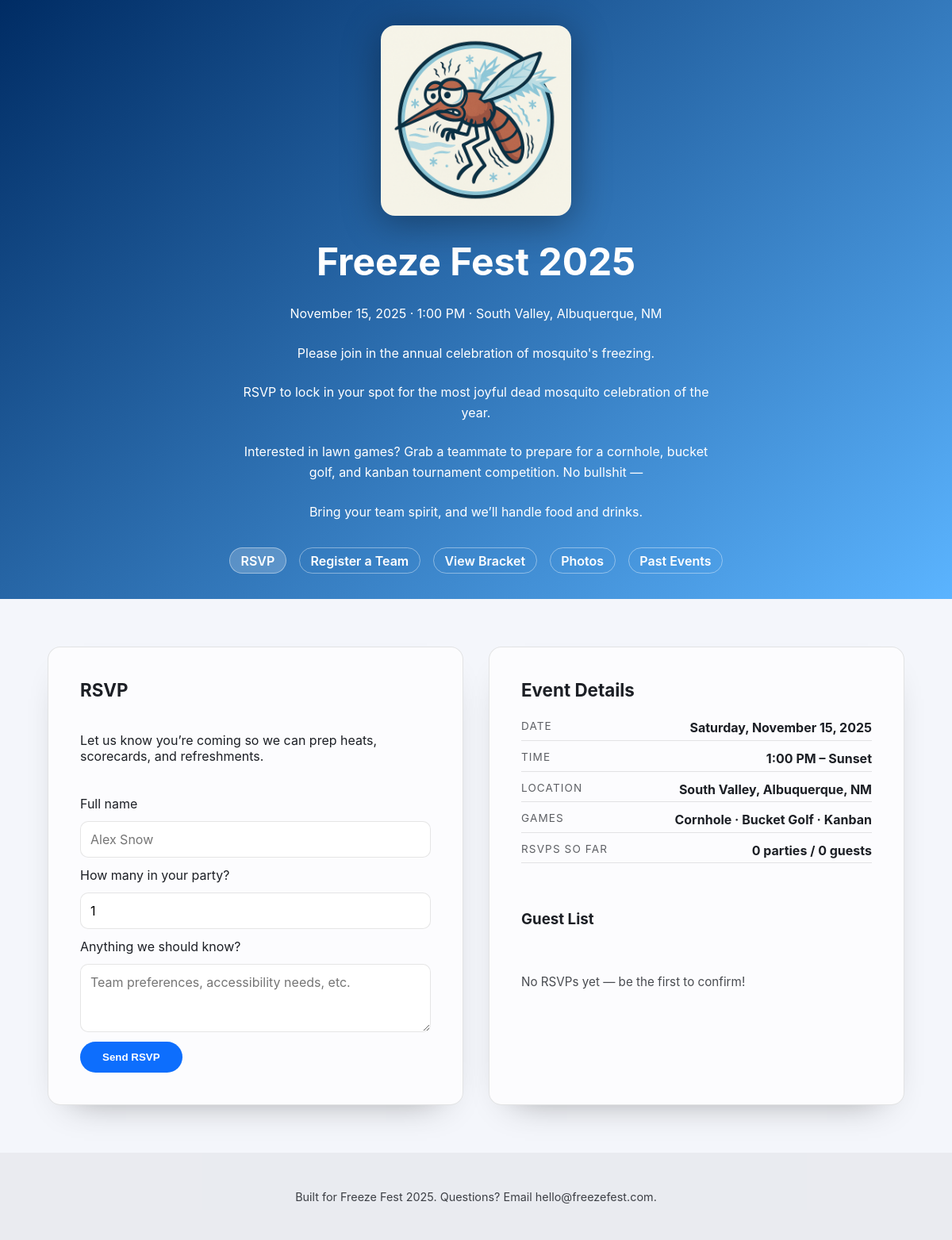
The page / on the database its author committed.
### app/database.py (models this page shows)
class Event(SQLModel, table=True):
    id: int | None = Field(default=None, primary_key=True)
    name: str = Field(nullable=False)
    slug: str = Field(nullable=False, unique=True, index=True)
    description: str | None = Field(default=None)
    location: str | None = Field(default=None)
    event_date: date = Field(nullable=False)
    games: str = Field(default="Cornhole, Bucket Golf, Kanban", nullable=False)
    winners: str | None = Field(default=None)
    created_at: datetime = Field(default_factory=datetime.utcnow, nullable=False)

### app/routes.py (the view)
@router.get("/", response_class=HTMLResponse, name="index")
async def index(request: Request, session: Session = Depends(get_session)):
    success = request.query_params.get("rsvp") == "saved"
    context = _home_context(session, rsvp_success=success)
    context["request"] = request
    return templates.TemplateResponse("index.html", context)

### app/templates/index.html (shortened to what this page needs)
<!doctype html>
<html lang="en">
  <head>
    <link rel="stylesheet" href="{{ request.url_for('static', path='css/style.css') }}">
  </head>
  <body>
    <header class="page-header">
      <div class="page-header__inner">
        <div class="site-logo" role="presentation">
          <img src="{{ request.url_for('static', path='img/freezefest.png') }}" alt="Freeze Fest mascot: a cartoon mosquito freezing inside a circle" loading="lazy" />
        </div>
        <h1>{{ event.name }}</h1>
        <p class="page-subtitle">
          November 15, 2025 · 1:00 PM · {{ event.location }}
        </p>
        <p class="page-subtitle">
          Please join in the annual celebration of mosquito's freezing.
        </p>
        <p class="page-subtitle">
          RSVP to lock in your spot for the most joyful dead mosquito celebration of the year.
        </p>
        <p class="page-subtitle">
          Interested in lawn games? Grab a teammate to prepare for a cornhole, bucket golf, and kanban tournament competition. No bullshit —
        </p>
        <p class="page-subtitle">
          Bring your team spirit, and we’ll handle food and drinks.
        </p>
        <nav class="page-nav" aria-label="Primary">
          <a href="{{ request.url_for('index') }}" aria-current="page">RSVP</a>
          <a href="{{ request.url_for('team_directory') }}">Register a Team</a>
          <a href="{{ request.url_for('bracket') }}">View Bracket</a>
          <a href="{{ request.url_for('photos') }}">Photos</a>
          <a href="{{ request.url_for('events_page') }}">Past Events</a>
        </nav>
      </div>
    </header>
    <main class="content">
      <section class="panel">
        <h2>RSVP</h2>
        <p>Let us know you’re coming so we can prep heats, scorecards, and refreshments.</p>
        <form method="post" action="{{ request.url_for('submit_rsvp') }}" class="rsvp-form">
          <label for="rsvp-name">Full name</label>
          <input id="rsvp-name" name="name" type="text" required placeholder="Alex Snow" />
          <label for="rsvp-guests">How many in your party?</label>
          <input id="rsvp-guests" name="guests" type="number" min="1" value="1" required />
          <label for="rsvp-message">Anything we should know?</label>
          <textarea id="rsvp-message" name="message" rows="3" placeholder="Team preferences, accessibility needs, etc."></textarea>
          <button type="submit">Send RSVP</button>
        </form>
      </section>
      <section class="panel">
        <h2>Event Details</h2>
        <ul class="event-meta">
          <li>
            <span>Date</span>
            <strong>{{ event.event_date.strftime('%A, %B %d, %Y') }}</strong>
          </li>
          <li>
            <span>Time</span>
            <strong>1:00 PM – Sunset</strong>
          </li>
          <li>
            <span>Location</span>
            <strong>{{ event.location }}</strong>
          </li>
          <li>
            <span>Games</span>
            <strong>Cornhole · Bucket Golf · Kanban</strong>
          </li>
          <li>
            <span>RSVPs so far</span>
            <strong>{{ rsvps|length }} parties / {{ guest_total }} guests</strong>
          </li>
        </ul>
        <h3>Guest List</h3>
        {% if rsvps %}
        <ul class="rsvp-list">
          {% for entry in rsvps %}
          <li>
            <span class="rsvp-name">{{ entry.name }}</span>
            <span class="rsvp-meta">{{ entry.guests }} attending · RSVP {{ entry.created_at.strftime('%b %d, %I:%M %p') }}</span>
            {% if entry.message %}
            <p class="rsvp-note">“{{ entry.message }}”</p>
            {% endif %}
          </li>
          {% endfor %}
        </ul>
        {% else %}
        <p class="empty-state">No RSVPs yet — be the first to confirm!</p>
        {% endif %}
      </section>
    </main>
    <footer class="page-footer">
      <p>
        Built for Freeze Fest 2025. Questions? Email hello@freezefest.com.
      </p>
    </footer>
  </body>
</html>

### app/static/css/style.css (style rules this page uses)
:root { color-scheme: light dark; --accent: #0d6efd; --border: rgba(0, 0, 0, 0.1); --border-dark: rgba(255, 255, 255, 0.2); --card-bg: rgba(255, 255, 255, 0.7); --card-bg-dark: rgba(30, 30, 30, 0.7); --bg: #f4f6fb; --bg-dark: #16181d; --text: #1c1f25; --text-dark: #e6e7ec; font-family: "Inter", -apple-system, BlinkMacSystemFont, "Segoe UI", sans-serif; }
body { margin: 0; background: var(--bg); color: var(--text); min-height: 100vh; display: flex; flex-direction: column; }
.page-header, .page-footer { padding: 2rem clamp(1rem, 5vw, 4rem); text-align: center; }
.page-header { background: linear-gradient(140deg, #002c64, #5bb4ff); color: white; display: flex; justify-content: center; }
.page-header__inner { max-width: 760px; width: 100%; display: flex; flex-direction: column; align-items: center; gap: 0.75rem; }
.site-logo { display: flex; justify-content: center; margin-bottom: 1rem; }
.site-logo img { width: min(240px, 60vw); height: auto; filter: drop-shadow(0 8px 24px rgba(0, 0, 0, 0.35)); border-radius: 18px; }
.page-header h1 { margin: 0; font-size: clamp(2rem, 4vw, 3rem); }
.page-subtitle { max-width: 60ch; margin: 0.75rem auto 0; font-size: 1rem; line-height: 1.6; }
.page-nav a { color: white; font-weight: 600; text-decoration: none; padding: 0.35rem 0.85rem; border-radius: 999px; border: 1px solid rgba(255, 255, 255, 0.4); transition: background 150ms ease, color 150ms ease; }
.page-nav a[aria-current="page"] { background: rgba(255, 255, 255, 0.2); }
.content { flex: 1; display: grid; gap: 2rem; grid-template-columns: repeat(auto-fit, minmax(320px, 1fr)); padding: clamp(1rem, 5vw, 4rem); }
.panel { background: var(--card-bg); border: 1px solid var(--border); border-radius: 16px; box-shadow: 0 20px 45px -30px rgba(0, 0, 0, 0.45); padding: clamp(1.5rem, 5vw, 2.5rem); display: flex; flex-direction: column; gap: 1.5rem; }
.panel h2 { margin: 0; font-size: 1.4rem; }
.rsvp-form { display: flex; flex-direction: column; gap: 0.75rem; }
.rsvp-form input, .rsvp-form textarea { font: inherit; padding: 0.75rem; border-radius: 10px; border: 1px solid var(--border); }
.rsvp-form button { align-self: flex-start; background: var(--accent); color: white; border: none; border-radius: 999px; padding: 0.75rem 1.75rem; font-weight: 600; cursor: pointer; }
.empty-state { font-size: 0.95rem; opacity: 0.8; }
.event-meta { list-style: none; margin: 0 0 1rem 0; padding: 0; display: flex; flex-direction: column; gap: 0.75rem; }
.event-meta li { display: flex; justify-content: space-between; gap: 1rem; border-bottom: 1px solid rgba(0, 0, 0, 0.1); padding-bottom: 0.35rem; }
.event-meta span { font-size: 0.85rem; text-transform: uppercase; letter-spacing: 0.08em; opacity: 0.7; }
.event-meta strong { font-size: 1rem; }
.page-footer { font-size: 0.9rem; opacity: 0.85; background: rgba(0, 0, 0, 0.05); }
.page-nav { margin-top: 1.25rem; display: inline-flex; gap: 1rem; flex-wrap: wrap; justify-content: center; }

### rows shown on the page
Event: name "Freeze Fest 2025", location "South Valley, Albuquerque, NM", event_date "Saturday, November 15, 2025"

### other values the page prints
{{ rsvps|length }} "0"
{{ guest_total }} "0"
